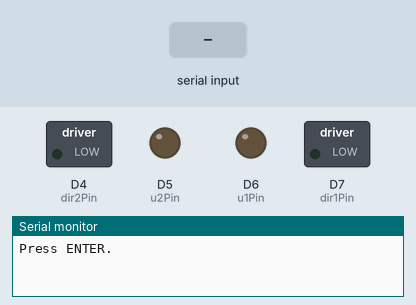
Recording of a program running on a simulated Arduino Due. Shown: switched loads named in the program (green lamp = pin HIGH), output pins drawn as LEDs (lit = HIGH), the last lines printed to the serial monitor. Inputs (shaded band) come from the test bench. Pins used as bus, display or sensor lines are not drawn.

Above: at 0.8 s.
0.9 s: "1" received over Serial
At 3.9 s:
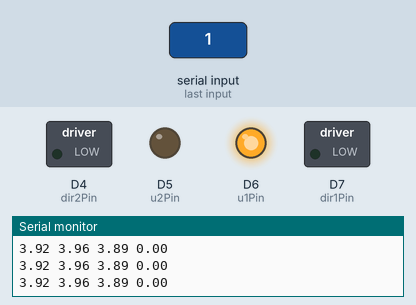
Timing chart, 0 to 5.4 s (numbered marks = the images above; inputs shaded):
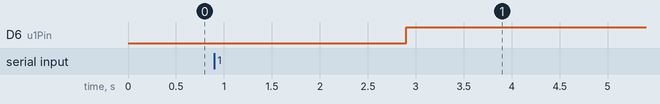

Measured:
- after the input at 0.9 s, D6 (u1Pin): LOW → HIGH after 2.0 s

The program:

main.cpp
```cpp
#include <Arduino.h>
#include <SPI.h> // SPI Library
#include <math.h>

/******** PID PARAMETERS ********/

#define Kp 200.0                // Proportional gain
#define Ki 15.0                 // Integral gain
#define Kd 0.0                  // Diferencial gain
#define deadBand  40            // deadband spacing
#define minError  0.035         // Minimum allowed error
#define loop_frequency 50       // Hz
#define xT 1/loop_frequency     // period in seconds
#define loop_period 1000000*xT  // period in microseconds

/********************************/

#define CPR 16384                 // Ticks per revolution for a 2^14 bit encoder
#define CONVERSION_RATIO 2*PI/CPR // Ratio to convert from tics to radians


/******** Prototypes ********/

float readPosition(int pin);
int deadZoneInverse(int input, int leftH, int rightH);

/* SPI Settings */
SPISettings settings(10000000, MSBFIRST, SPI_MODE1);


/******** Pin definitions ********/
uint8_t dir1Pin = 7;
uint8_t u1Pin = 6;
uint8_t dir2Pin = 4;
uint8_t u2Pin = 5;
uint8_t CSN1 = 10;
uint8_t CSN2 = 9;

/******** PID Variables ********/
float position1 = 0;
float position2 = 0;
float speed1 = 0;
float speed2 = 0;
float u_position1 = 0;
float u_position2 = 0;
float setpoint1 = 3.921;
float setpoint2 = 3.921;
float error1 = 0;
float error2 = 0;
float u_error1 = 0;
float u_error2 = 0;
float integral1 = 0;
float itegral2 = 0;
float diff1 = 0;
float diff2 = 0;
int u1 = 0;
int u2 = 0;
int motorSignal1 = 0;
int motorSignal2 = 0;
float maxLim1 = 5.579;
float maxLim2 = 5.579;
float minLim1 = 2.345;
float minLim2 = 2.345;

/*******************************/


/**** TEMPORARY STATE MACHINE ****/
enum input_States
{
  Rest,     // Reposo
  state1,   // Escalon 1
  state2,   // Escalon 2
  state3,   // Escalones pequeños abajo
  state4,   // Escalones pequeños arriba
  sineStateSlow,  // Senoide lento
  stop,           // Parada
  sineStateFast   // Senoide rapido
};

float rad = 0;
int stateTimeElapsed = 0;
int counter = 0;
enum input_States currentState = Rest;
enum input_States prevState =  Rest;

/*********************************/

void setup()
{
  Serial.begin(115200);
  SerialUSB.begin(115200);

  pinMode(CSN1, OUTPUT);
  pinMode(CSN2, OUTPUT);
  pinMode(u1Pin,OUTPUT);
  pinMode(u2Pin,OUTPUT);
  pinMode(dir1Pin,OUTPUT);
  pinMode(dir2Pin,OUTPUT);

  digitalWrite(CSN1, HIGH);
  digitalWrite(CSN2, HIGH);
  digitalWrite(u1Pin, LOW);
  digitalWrite(u2Pin, LOW);
  digitalWrite(dir1Pin, LOW);
  digitalWrite(dir2Pin, LOW);

  SPI.begin(); // Start I2C Bus as Master

  SerialUSB.println("Press ENTER.");
  while(!SerialUSB.available()) ; // Hang program untill serial is connected

  SerialUSB.println("Controller frequency: "+String(loop_frequency)+" Hz");
  SerialUSB.println("Controller period: "+String(loop_period)+" us.");
  SerialUSB.println("Controller gains:\nKp: "+String(Kp)+"\nKi: "+String(Ki)+"\nKd: "+String(Kd));
  SerialUSB.println("Deadband: "+String(deadBand)+" PWM units.");
  SerialUSB.println("Output minimum error: "+String(minError)+" radians.");
  SerialUSB.println("Ready");

  SerialUSB.println("Press ENTER to start.");
  while(!SerialUSB.available()) ; // Hang program untill serial is connected

  delay(2000);
}

void loop()
{
  // Timer to keep track of loop time
  long startTime = micros();

  if(stateTimeElapsed >= loop_frequency*3){ // At 50Hz 2*50Hz iterations results in 2s
    stateTimeElapsed = 0;
    switch(currentState){
      case Rest:
        currentState = state1;
        setpoint1 = 3;
        break;

      case state1:
        setpoint1 = 5;
        currentState = state2;
        break;

      case state2:
      setpoint1 = 4.8;
        currentState = state3;
        break;

      case state3:
      setpoint1 = 4.6;
        currentState = state4;
        break;

      case state4:
      setpoint1 = 4.4;
        currentState = sineStateSlow;
        break;

      case sineStateSlow:
        counter++;
        if(counter>10){
          currentState = stop;
          counter=0;
        }
        break;

      case stop:
        currentState = sineStateFast;
        break;

      case sineStateFast:
        counter++;
        if(counter>6){
          currentState = Rest;
          counter=0;
        }

        break;
    }
    // SerialUSB.println("Current state: " + String(currentState));

  }

  if(currentState == sineStateSlow){
    setpoint1 = (maxLim1-minLim1)*(sin(rad) + 1)*0.5+minLim1;
    rad = rad + 0.005;
  }

  if(currentState == sineStateFast){
    setpoint1 = (maxLim1-minLim1)*(sin(rad) + 1)*0.5+minLim1;
    rad = rad + 0.03;
  }


  // Read sensors
  position1 = readPosition(CSN1);
  // speed1 = (position1 - u_position1)/xT;

  // Calculate errors
  error1 = setpoint1 - position1;

  // Set errors to zero if output is close enough
  if(abs(error1) < minError){
    error1 = 0;
    integral1 = 0;
  }

  integral1 = xT*error1 + integral1;
  diff1 = ((float)error1 - (float)u_error1)/xT;
  u_error1 = error1;

  // Control equation
  u1 = Kp*error1 + Ki*integral1 + Kd*diff1;


  if(u1<0){
    digitalWrite(dir1Pin,HIGH); // Set direction
    motorSignal1 = deadZoneInverse(abs(u1),-deadBand,deadBand); // Deadzone compensation

    if(motorSignal1>255){ // Saturate
      motorSignal1 = 255;
    }
    motorSignal1 = 255 - motorSignal1; // Driver specifig inversion of control signals
  }else{
    digitalWrite(dir1Pin,LOW); // Set direction
    motorSignal1 = deadZoneInverse(u1,-deadBand,deadBand); // Deadzone compensation
    if(motorSignal1>255){ // Saturate
      motorSignal1 = 255;
    }
  }

  // Set ouputs
  analogWrite(u1Pin,motorSignal1);

  // Log data to serial
  Serial.println(String(setpoint1) + " " + String(setpoint1+minError) + " " + String(setpoint1-minError) + " " + String(position1)); // + " " + String(u1) + " " + String(motorSignal1));
  // SerialUSB.print(String(u1) + " " + String(error1)+ " " + String(integral1)+ " " + String(diff1)+ " ");

  // Calculate elapsed time since loop started
  long elapsedTime = micros()-startTime;
  // SerialUSB.println(String(elapsedTime));

  if(elapsedTime<loop_period){
    delayMicroseconds(loop_period-elapsedTime);
    stateTimeElapsed++; // TEMPORARY
  }else{
    SerialUSB.println("LOOOP IS FUCKED"); // Ideally it shoud not get here
  }
}

/*** SENSOR READ POSITION ****/
/*  Reads the position of a  */
/*  particular sensor and    */
/*  converts it to radians   */
/*****************************/
float readPosition(int pin)
{
  SPI.beginTransaction(settings);
  //Enable chip
  digitalWrite(pin, LOW);
  unsigned int angle = SPI.transfer16(0x3FFF);
  angle = (angle & 0x3FFF);
  //Wait 10 miliseconds for chip to write data (Time between CSn falling edge and CLK rising edge is 350ns)
  // delay(1);
  //disable device
  digitalWrite(pin, HIGH);
  SPI.endTransaction();

  // Convert to SI units
  float radian = angle*CONVERSION_RATIO;

  return radian;
}

/*** SENSOR READ POSITION ****/
/*  Linearlizes the input    */
/*  of the control signal    */
/*****************************/
int deadZoneInverse(int input,int leftH,int rightH){
  int h = 0;
  if(input == 0){
    h = 0;
  }else if(input > 0){
    h = rightH;
  }else if(input < 0){
    h = leftH;
  }
  return input + h;
}
```
